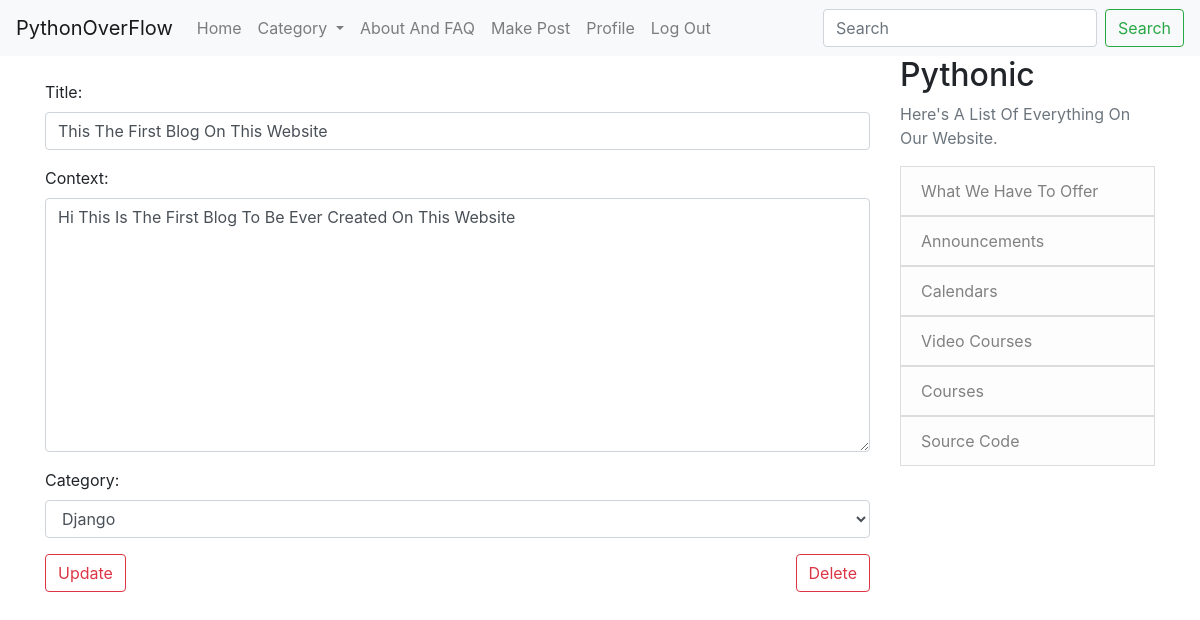
The app's page /edit-detail/edit/17 (signed in) with its own data.
### App/models.py (models this page shows, shortened)
class Post(models.Model):
    title = models.CharField(max_length=120)
    author = models.ForeignKey(User, on_delete=models.CASCADE)
    context = RichTextField(blank=True, null=True)
    date_created = models.DateField(auto_now=True)
    category = models.CharField(max_length=30, default='Python')
    likes = models.ManyToManyField(User, related_name='blog_posts')

### App/views.py (the view)
# urls.py: path('edit-detail/edit/<int:pk>', post_edit_view.as_view(), name='post_edit'),
class post_edit_view(UpdateView):
    model = Post
    form_class = EditPostForm
    template_name = 'App/edit-post.html'
    def get_context_data(self, *args, **kwargs):
        cate_menu = Category.objects.all()
        context = super(post_edit_view, self).get_context_data(*args, **kwargs)
        context['cate_menu'] = cate_menu
        return context

### App/forms.py
class EditPostForm(forms.ModelForm):
    class Meta:
        model = Post
        fields = ('title', 'context', 'category')
        widgets = {
            'title': forms.TextInput(attrs={'class': 'form-control', 'placeholder': 'Enter The Post Title'}),
            'context': forms.Textarea(attrs={'class': 'form-control', 'placeholder': 'Enter The Post Content'}),
            'category': forms.Select(choices=choice_list, attrs={'class': 'form-control', 'placeholder': 'Enter The Post Content'}),
        }

### App/models.py (called while the page is built)
    def __str__(self):
        return self.name

### App/templates/App/edit-post.html (shortened to what this page needs)
{% extends "app/base.html" %}
{% block content %}
{% if user.is_authenticated %}
    <br>
    <div class="form-group">
        <form method="POST">
            {% if user.is_authenticated %}
                {% if user.id == post.author.id %}
                    {{ form.as_p }}
                    <button class="btn btn-outline-danger">Update</button>
                    <a href="{% url 'post_delete' post.pk %}" class="btn btn-outline-danger" style="float: right; margin-left: 15px;">Delete</a>
                    {% else %}
                        <br>
                        <div class="alert alert-danger" role="alert">
                            Nice Try! Please Log In
                        </div>
                {% endif %}
            {% endif %}
        </form>
    </div>
{% else %}
    <br>
    <div class="alert alert-danger" role="alert">
        Nice Try But No
    </div>
{% endif %}
{% endblock %}

### records on screen
Post: title "This The First Blog On This Website", context "Hi This Is The First Blog To Be Ever Created On This Website", category "Django"
